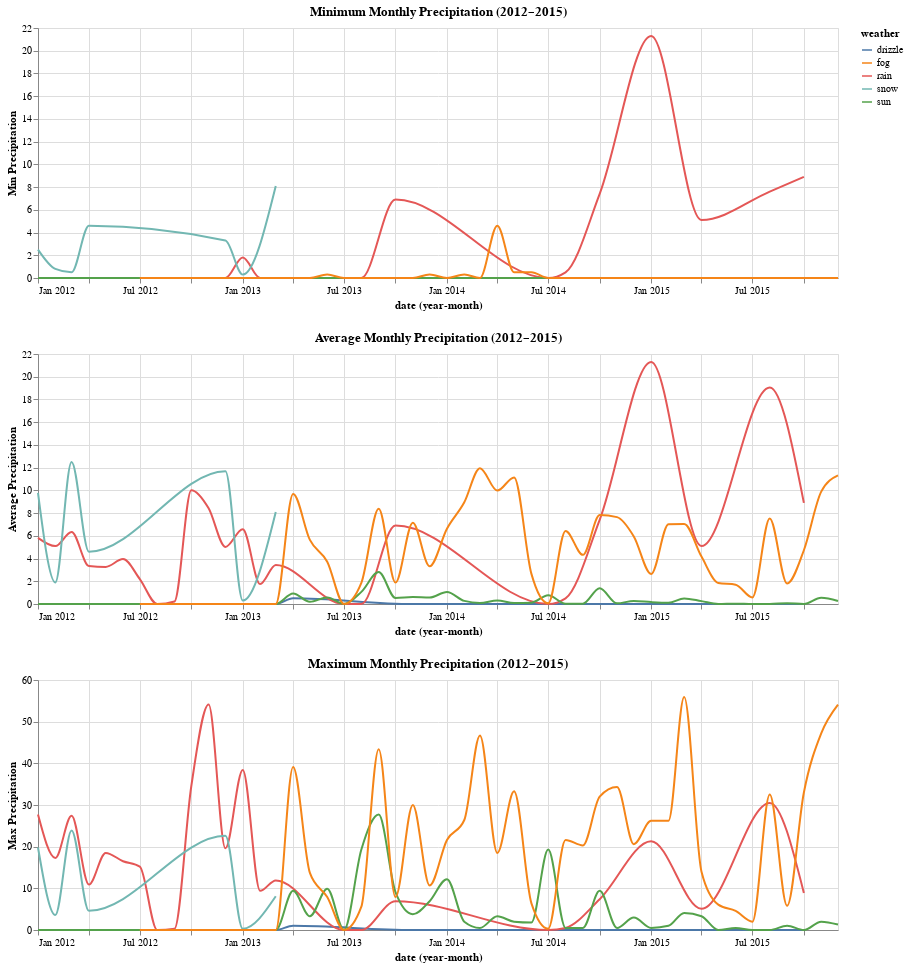

Notebook source saved alongside this figure:
### Markdown cell above
### Plot 2
Show the same variables as in plot 1, but now use a line mark. Use interpolation to smooth the choppy lines and change the aspect ratio/size so the time variable is more visible. Save this plot as a base chart, but don't print/output it. 

Then, plot of maximum precipitation for each individual month between 2012 and 2015 (i.e. Jan 2012, Feb 2012, ..., Nov 2015, Dec 2015) made from your base plot. [The documentation for time transform functions](https://altair-viz.github.io/user_guide/transform/timeunit.html#user-guide-timeunit-transform) may be helpful here. 

Also, plot the minimum, average, and maximum precipitation for each individual month between 2012 and 2015 (i.e. Jan 2012, Feb 2012, ..., Nov 2015, Dec 2015). 

You can display them vertically stacked using &. 

**What do you notice about these three plots? How could these be improved? (You do not need to make the improvement, just point out what is misleading about these plots).**

### Code cell
base = alt.Chart(weather).mark_line(interpolate='monotone').encode(
    alt.X('yearmonth(date):T'),
    alt.Y('precipitation:Q'),
    alt.Color('weather:N')    
).properties(width=800, height=250)

base1 = base.encode( 
     y=alt.Y('min(precipitation):Q', title='Min Precipitation'),
    ).properties(title='Minimum Monthly Precipitation (2012–2015)')
base2 = base.encode( 
    y=alt.Y('mean(precipitation):Q', title='Average Precipitation'),
    ).properties(title='Average Monthly Precipitation (2012–2015)')
base3 = base.encode( 
    y=alt.Y('max(precipitation):Q', title='Max Precipitation'),
    ).properties(title='Maximum Monthly Precipitation (2012–2015)')

base1 & base2 & base3

### Figure 1 — Vega-Lite specification as saved in the notebook (floating-point values rounded to 4 significant figures; data arrays with more than 128 entries replaced by an {"elided": "..."} marker saying what was removed)
{"config": {"view": {"continuousWidth": 300, "continuousHeight": 300}}, "vconcat": [{"mark": {"type": "line", "interpolate": "monotone"}, "encoding": {"color": {"field": "weather", "type": "nominal"}, "x": {"field": "date", "timeUnit": "yearmonth", "type": "temporal"}, "y": {"aggregate": "min", "field": "precipitation", "title": "Min Precipitation", "type": "quantitative"}}, "height": 250, "title": "Minimum Monthly Precipitation (2012–2015)", "width": 800}, {"mark": {"type": "line", "interpolate": "monotone"}, "encoding": {"color": {"field": "weather", "type": "nominal"}, "x": {"field": "date", "timeUnit": "yearmonth", "type": "temporal"}, "y": {"aggregate": "mean", "field": "precipitation", "title": "Average Precipitation", "type": "quantitative"}}, "height": 250, "title": "Average Monthly Precipitation (2012–2015)", "width": 800}, {"mark": {"type": "line", "interpolate": "monotone"}, "encoding": {"color": {"field": "weather", "type": "nominal"}, "x": {"field": "date", "timeUnit": "yearmonth", "type": "temporal"}, "y": {"aggregate": "max", "field": "precipitation", "title": "Max Precipitation", "type": "quantitative"}}, "height": 250, "title": "Maximum Monthly Precipitation (2012–2015)", "width": 800}], "data": {"name": "data-a71643151590b43458e2040d6021adca"}, "$schema": "https://vega.github.io/schema/vega-lite/v5.8.0.json", "datasets": {"data-a71643151590b43458e2040d6021adca": {"elided": "1461 records"}}}
